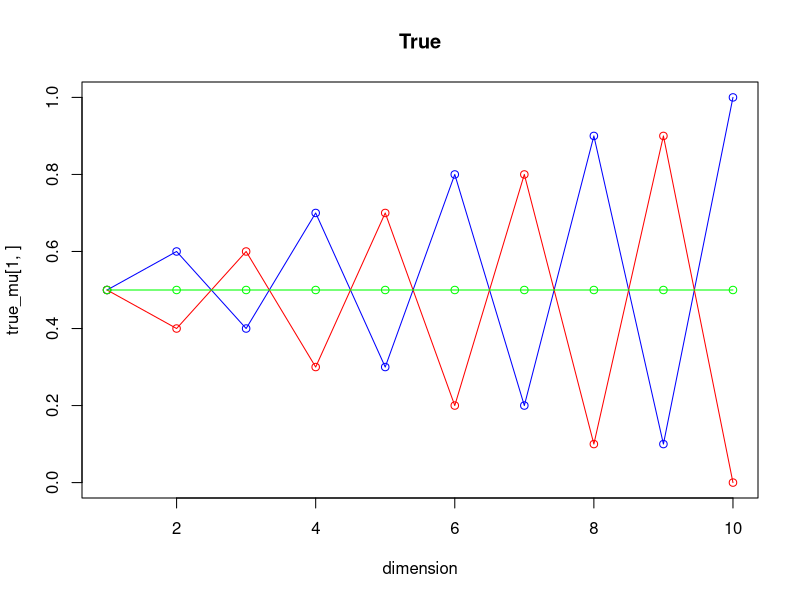
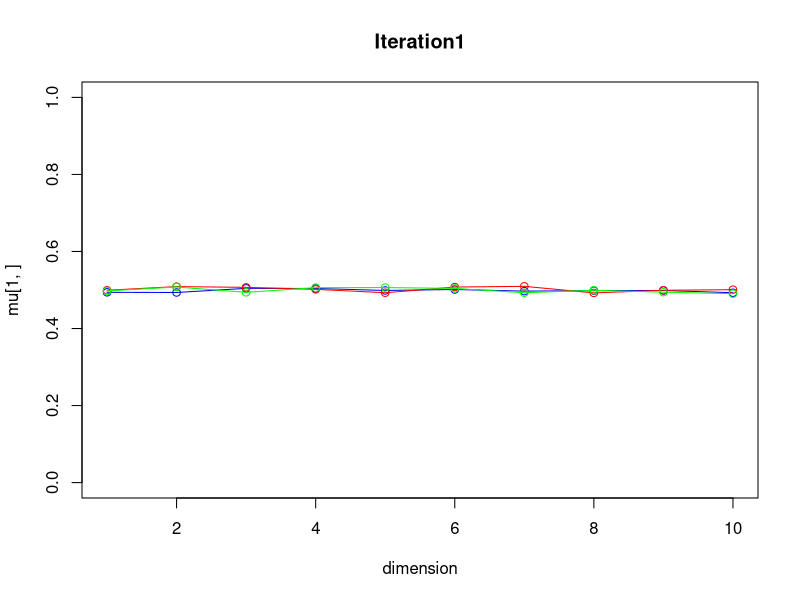
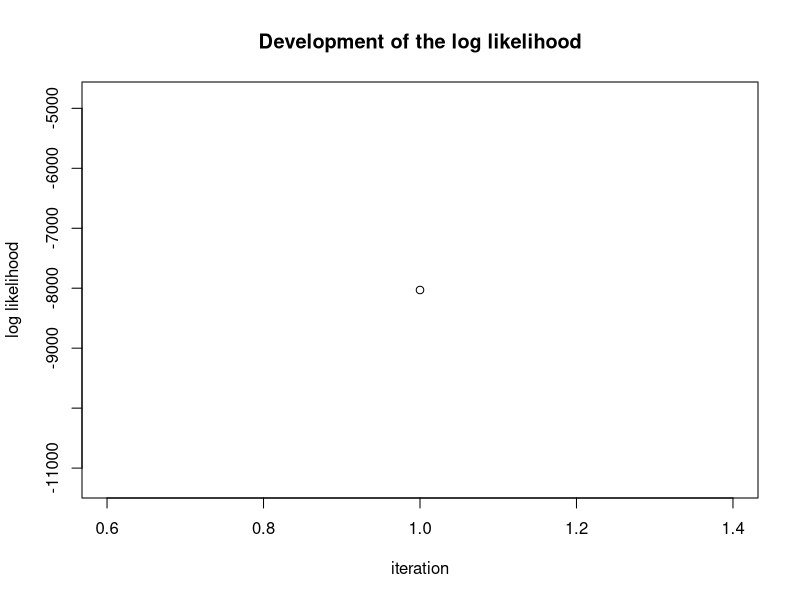

These figures' R source, in order:
em_loop = function(K) {
    # Initializing data
    set.seed(1234567890)
    max_it = 1 # max number of EM iterations
    min_change = 0.1 # min change in log likelihood between two consecutive EM iterations
    N = 1000 # number of training points
    D = 10 # number of dimensions
    x = matrix(nrow=N, ncol = D) # training data
    true_pi = vector(length = K) # true mixing coefficients
    true_mu = matrix(nrow = K, ncol = D) # true conditional distributions
    true_pi = c(rep(1/K, K))
    if (K == 2) {
        true_mu[1,] = c(0.5,0.6,0.4,0.7,0.3,0.8,0.2,0.9,0.1,1)
        true_mu[2,] = c(0.5,0.4,0.6,0.3,0.7,0.2,0.8,0.1,0.9,0)
        plot(true_mu[1,], type = "o", xlab = "dimension", col = "blue",
             ylim = c(0,1), main = "True")
        points(true_mu[2,], type="o", xlab = "dimension", col = "red",
               main = "True")
    } else if (K == 3) {
        true_mu[1,] = c(0.5,0.6,0.4,0.7,0.3,0.8,0.2,0.9,0.1,1)
        true_mu[2,] = c(0.5,0.4,0.6,0.3,0.7,0.2,0.8,0.1,0.9,0)
        true_mu[3,] = c(0.5,0.5,0.5,0.5,0.5,0.5,0.5,0.5,0.5,0.5)
        plot(true_mu[1,], type = "o", xlab = "dimension", col = "blue", ylim=c(0,1),
             main = "True")
        points(true_mu[2,], type = "o", xlab = "dimension", col = "red",
               main = "True")
        points(true_mu[3,], type = "o", xlab = "dimension", col = "green",
               main = "True")
    } else {
        true_mu[1,] = c(0.5,0.6,0.4,0.7,0.3,0.8,0.2,0.9,0.1,1)
        true_mu[2,] = c(0.5,0.4,0.6,0.3,0.7,0.2,0.8,0.1,0.9,0)
        true_mu[3,] = c(0.5,0.5,0.5,0.5,0.5,0.5,0.5,0.5,0.5,0.5)
        true_mu[4,] = c(0.3,0.5,0.5,0.7,0.5,0.5,0.5,0.5,0.4,0.5)
        plot(true_mu[1,], type = "o", xlab = "dimension", col = "blue",
             ylim = c(0,1), main = "True")
        points(true_mu[2,], type = "o", xlab = "dimension", col = "red",
               main = "True")
        points(true_mu[3,], type = "o", xlab = "dimension", col = "green",
               main = "True")
        points(true_mu[4,], type = "o", xlab = "dimension", col = "yellow",
               main = "True")
    }
    z = matrix(nrow = N, ncol = K) # fractional component assignments
    pi = vector(length = K) # mixing coefficients
    mu = matrix(nrow = K, ncol = D) # conditional distributions
    llik = vector(length = max_it) # log likelihood of the EM iterations
    # Producing the training data
    for(n in 1:N) {
        k = sample(1:K, 1, prob=true_pi)
        for(d in 1:D) {
            x[n,d] = rbinom(1, 1, true_mu[k,d])
        }
    }
    # Random initialization of the paramters
    pi = runif(K, 0.49, 0.51)
    pi = pi / sum(pi)
    for(k in 1:K) {
        mu[k,] = runif(D, 0.49, 0.51)
    }
    #EM algorithm
    for(it in 1:max_it) {
        # Plotting mu
        # Defining plot title
        title = paste0("Iteration", it)
        if (K == 2) {
            plot(mu[1,], type = "o", xlab = "dimension", col = "blue", ylim = c(0,1), main = title)
            points(mu[2,], type = "o", xlab = "dimension", col = "red", main = title)
        } else if (K == 3) {
            plot(mu[1,], type = "o", xlab = "dimension", col = "blue", ylim = c(0,1), main = title)
            points(mu[2,], type = "o", xlab = "dimension", col = "red", main = title)
            points(mu[3,], type = "o", xlab = "dimension", col = "green", main = title)
        } else {
            plot(mu[1,], type = "o", xlab = "dimension", col = "blue", ylim = c(0,1), main = title)
            points(mu[2,], type = "o", xlab = "dimension", col = "red", main = title)
            points(mu[3,], type = "o", xlab = "dimension", col = "green", main = title)
            points(mu[4,], type = "o", xlab = "dimension", col = "yellow", main = title)
        }
        Sys.sleep(0.5)
        # E-step: Computation of the fractional component assignments
        for (n in 1:N) {
            # Creating empty matrix (column 1:K = p_x_given_k; column K+1 = p(x|all k)
            p_x = matrix(data = c(rep(1,K), 0), nrow = 1, ncol = K+1)
            
            # Calculating p(x|k) and p(x|all k)
            for (k in 1:K) {
                # Calculating p(x|k)
                for (d in 1:D) {
                    p_x[1,k] = p_x[1,k] * (mu[k,d]^x[n,d]) * (1-mu[k,d])^(1-x[n,d])
                }
                p_x[1,k] = p_x[1,k] * pi[k] # weighting with pi[k]
                # Calculating p(x|all k) (denominator)
                p_x[1,K+1] = p_x[1,K+1] + p_x[1,k]
            }
            # Calculating z for n and all k
            for (k in 1:K) {
                z[n,k] = p_x[1,k] / p_x[1,K+1]
            }
        }
        print(z)
        # Log likelihood computation
        for (n in 1:N) {
            for (k in 1:K) {
                log_term = 0
                for (d in 1:D) {
                    log_term = log_term + x[n,d] * log(mu[k,d]) + (1-x[n,d]) * log(1-mu[k,d])
                }
                llik[it] = llik[it] + z[n,k] * (log(pi[k]) + log_term)
            }
        }
        cat("iteration: ", it, "log likelihood: ", llik[it], "\n")
        flush.console()
        # Stop if the log likelihood has not changed significantly
        if (it != 1) {
            if (abs(llik[it] - llik[it-1]) < min_change) {
                break
            }
        }
        # M-step: ML parameter estimation from the data and fractional component assignments
        # Updating pi
        for (k in 1:K) {
            pi[k] = sum(z[,k])/N
        }
        # Updating mu
        for (k in 1:K) {
            mu[k,] = 0
            for (n in 1:N) {
                mu[k,] = mu[k,] + x[n,] * z[n,k]
            }
            mu[k,] = mu[k,] / sum(z[,k])
        }
    }
    # Printing pi, mu and development of log likelihood at the end
    return(list(
        pi = pi,
        mu = mu,
        logLikelihoodDevelopment = plot(llik[1:it],
                                        type = "o",
                                        main = "Development of the log likelihood",
                                        xlab = "iteration",
                                        ylab = "log likelihood")
    ))
}
em_loop(3)
